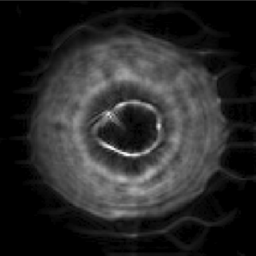
#> input picture tests/ffp/prb_amp_256.tiff, 256 x 256 px
$ python inspect_freq.py ../../tests/ffp/prb_amp_256.tiff
#> lines starting #> are read from the running program, lines starting #| are printed output that depends on the picture
#!/usr/bin/env python3
"""Inspect a 2D image's spectrum and remove the highest-frequency rows/cols.

Usage:
    python inspect_nyquist.py image.npy
    python inspect_nyquist.py image.tif --band 1
    python inspect_nyquist.py recon.h5 --dataset /exchange/data --index 12
    python inspect_nyquist.py recon.h5 --component phase --save-cleaned clean.tif
"""
import argparse
import os
import numpy as np
import matplotlib.pyplot as plt


def load_image(path, dataset=None, index=None):
#> called with path = '../../tests/ffp/prb_amp_256.tiff'
    ext = os.path.splitext(path)[1].lower()
    if ext == ".npy":
        a = np.load(path)
    elif ext in (".tif", ".tiff"):
        try:
            import tifffile
            a = tifffile.imread(path)
#> a is the input picture: shape (256, 256) float32; min 0, max 1, mean 0.161
        except ImportError:
            import imageio.v3 as iio
            a = iio.imread(path)
    elif ext in (".h5", ".hdf5"):
        import h5py
        with h5py.File(path, "r") as f:
            if dataset is None:
                for name in ("data", "exchange/data", "object", "image", "reconstruction"):
                    if name in f:
                        dataset = name
                        break
                else:
                    def first_ds(g, prefix=""):
                        for k in g:
                            full = f"{prefix}/{k}".lstrip("/")
                            if isinstance(g[k], h5py.Dataset):
                                return full
                            r = first_ds(g[k], full)
                            if r:
                                return r
                    dataset = first_ds(f)
                print(f"auto-picked dataset: {dataset}")
            a = f[dataset][...]
    else:
        raise ValueError(f"unsupported extension: {ext}")

    if a.ndim == 3:
        if index is None:
            index = a.shape[0] // 2
        print(f"3D input {a.shape} → taking slice [{index}]")
        a = a[index]
    if a.ndim != 2:
        raise ValueError(f"expected 2D after slicing, got shape {a.shape}")
    return a


def kill_high_freq(img, band=1):
    """Zero out the `band` rows/cols closest to Nyquist on each axis.

    band=1 zeros only the Nyquist row + Nyquist col (the unconstrained modes
    from a half-pixel shift). Larger band also removes near-Nyquist frequencies.
    Operates on fftshifted spectrum where DC is at the center, Nyquist at index 0.
    """
#> called with band = 1
    C = np.fft.fftshift(np.fft.fft2(img))
    for k in range(band):
        if k == 0:
            C[0, :] = 0
            C[:, 0] = 0
        else:
            C[k, :] = 0
            C[-k, :] = 0
            C[:, k] = 0
            C[:, -k] = 0
    out = np.fft.ifft2(np.fft.ifftshift(C))
    return out.real if np.isrealobj(img) else out.astype(img.dtype)


def save_image(path, img):
    ext = os.path.splitext(path)[1].lower()
    if ext == ".npy":
        np.save(path, img)
    elif ext in (".tif", ".tiff"):
        try:
            import tifffile
            tifffile.imwrite(path, img)
        except ImportError:
            import imageio.v3 as iio
            iio.imwrite(path, img)
    else:
        raise ValueError(f"can only save .npy or .tif/.tiff, got {ext}")


def main():
    ap = argparse.ArgumentParser(description=__doc__,
                                 formatter_class=argparse.RawDescriptionHelpFormatter)
    ap.add_argument("path", help=".npy, .tif/.tiff, or .h5/.hdf5")
    ap.add_argument("--dataset", help="HDF5 dataset path (auto-detected otherwise)")
    ap.add_argument("--index", type=int, default=None,
                    help="3D slice index (default: middle)")
    ap.add_argument("--component", choices=("real", "imag", "abs", "phase"),
                    default="real", help="Component to extract from complex input")
    ap.add_argument("--band", type=int, default=1,
                    help="Number of highest-|k| rows/cols to zero per axis "
                         "(1 = just Nyquist, the unconstrained modes)")
    ap.add_argument("--save-cleaned", metavar="PATH",
                    help="Write cleaned image to PATH (.npy or .tif)")
    ap.add_argument("--save-fig", metavar="PATH",
                    help="Write comparison figure to PATH (.png)")
    ap.add_argument("--no-show", action="store_true",
                    help="Don't open a window (use with --save-fig on headless nodes)")
    args = ap.parse_args()

    img = load_image(args.path, dataset=args.dataset, index=args.index)
    if np.iscomplexobj(img):
        comp = {"real": np.real, "imag": np.imag,
                "abs": np.abs, "phase": np.angle}[args.component]
        img = comp(img)
        print(f"complex input: using {args.component}")
    img = img.astype(np.float32)

    cleaned = kill_high_freq(img, band=args.band).astype(np.float32)
    F = np.fft.fftshift(np.fft.fft2(img))
    F_clean = np.fft.fftshift(np.fft.fft2(cleaned))
    eps = np.float32(1e-30)

    print(f"shape: {img.shape},  range orig: [{img.min():.3g}, {img.max():.3g}],  "
          f"cleaned: [{cleaned.min():.3g}, {cleaned.max():.3g}]")
#| shape: (256, 256),  range orig: [0, 1],  cleaned: [-0.00132, 1]
    print(f"|FFT| at Nyquist row before/after: "
          f"{np.abs(F[0]).max():.3g} / {np.abs(F_clean[0]).max():.3g}")
#| |FFT| at Nyquist row before/after: 37.7 / 2.94e-06

    fig, ax = plt.subplots(2, 2, figsize=(10, 10))
    ax[0, 0].imshow(img, cmap="gray")
    ax[0, 0].set_title(f"original  {img.shape}")
    im = ax[0, 1].imshow(np.log(np.abs(F) + eps), cmap="viridis")
    ax[0, 1].set_title("log |FFT2|  (DC at center, Nyquist at edges)")
    plt.colorbar(im, ax=ax[0, 1], fraction=0.046)
    ax[1, 0].imshow(cleaned, cmap="gray")
    ax[1, 0].set_title(f"cleaned  (band={args.band} rows/cols zeroed)")
    im = ax[1, 1].imshow(np.log(np.abs(F_clean) + eps), cmap="viridis")
    ax[1, 1].set_title("log |FFT2| of cleaned")
    plt.colorbar(im, ax=ax[1, 1], fraction=0.046)
    for a in ax.flat:
        a.set_xticks([])
        a.set_yticks([])
    plt.tight_layout()

    if args.save_fig:
        fig.savefig(args.save_fig, dpi=150, bbox_inches="tight")
        print(f"wrote {args.save_fig}")
    if args.save_cleaned:
        save_image(args.save_cleaned, cleaned)
        print(f"wrote {args.save_cleaned}")
    if not args.no_show:
        plt.show()
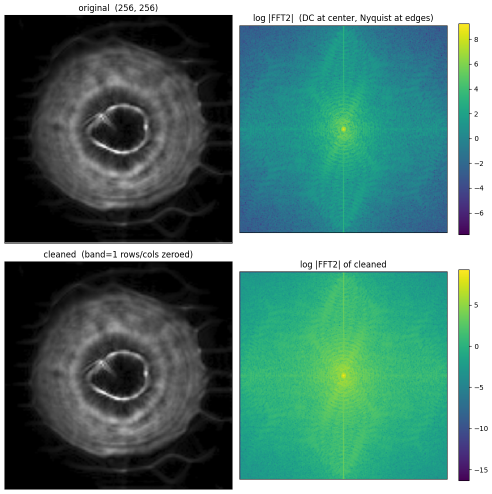
#> figure drawn by matplotlib, 6 panels


if __name__ == "__main__":
    main()
